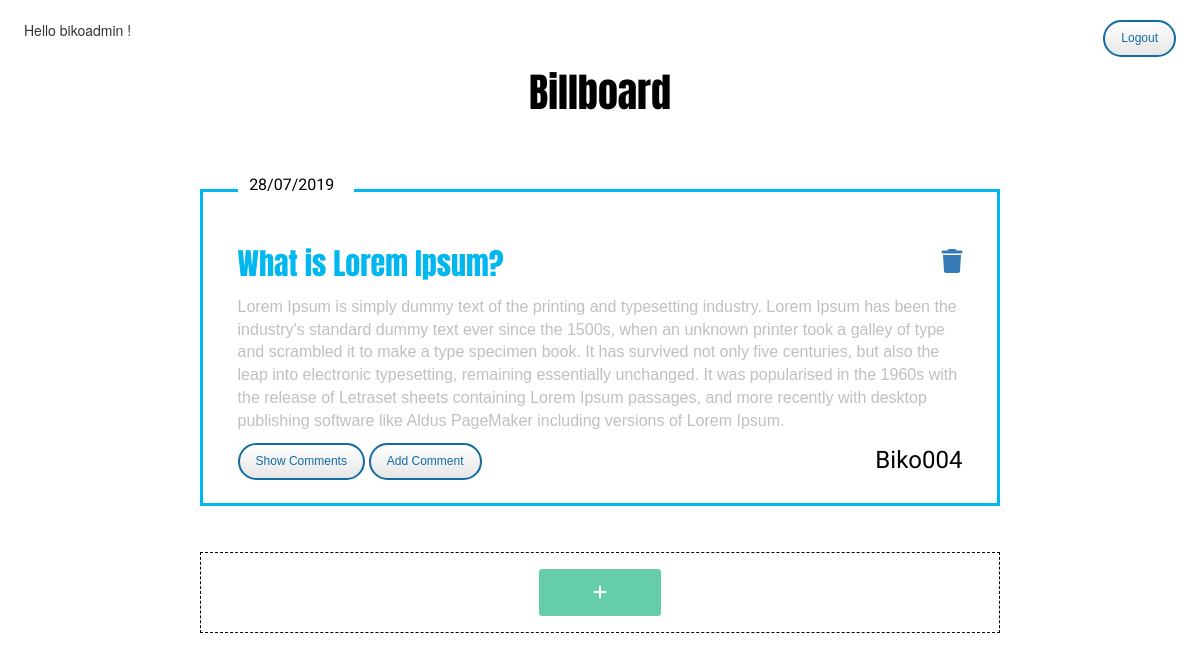
/ (signed in), run on an earlier commit of the app's database.
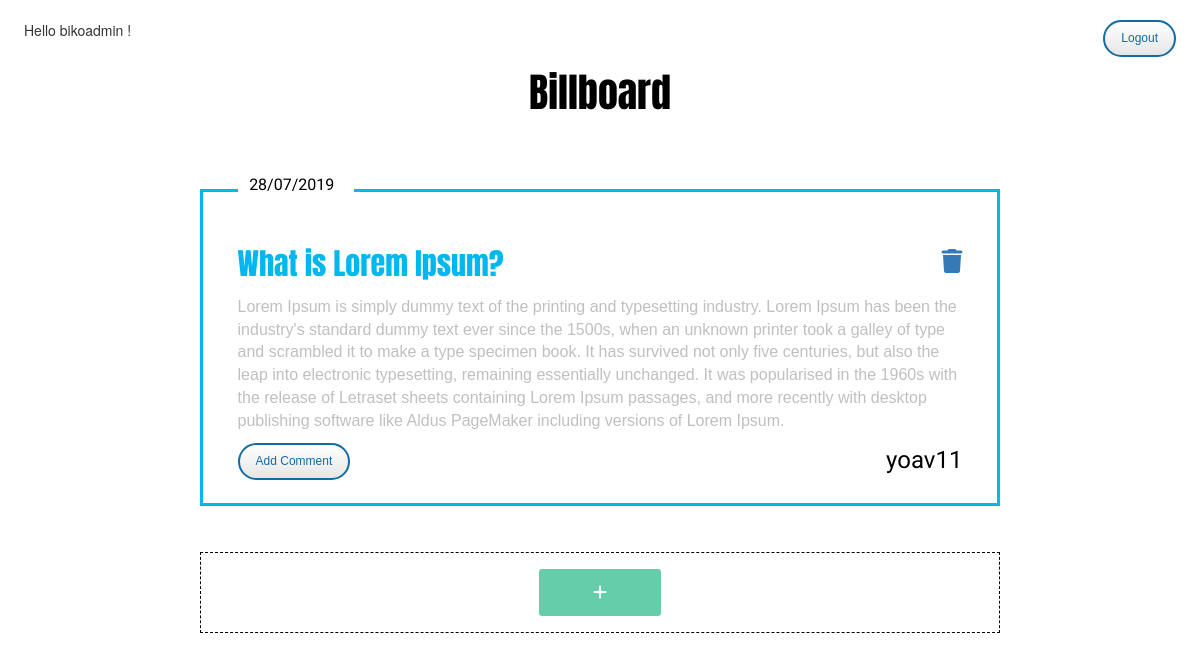
And on a later commit of the database.
### board/models.py (models this page shows)
class Post(models.Model):
    post_title = models.CharField(max_length=120)
    post_pub_date = models.DateTimeField('publish date')
    post_desc = models.TextField()
    post_author = models.CharField(max_length=24)

### board/views.py (the view)
# urls.py: url(r'^$', views.index, name='index'),
@login_required
def index(request):
    posts = Post.objects.all()
    five = posts.order_by('-post_pub_date')[:5]
    return render(request, 'board/index.html', {'posts':five})

### board/templates/board/index.html (shortened to what this page needs)
<!DOCTYPE html>
<html lang="en">
<head>
    {% load staticfiles %}
    <link rel="stylesheet" type="text/css" href="{% static 'bootstrap/css/bootstrap.min.css' %}">
    <link rel="stylesheet" type="text/css" href="{% static 'css/style.css' %}">
    <link href="https://stackpath.bootstrapcdn.com/font-awesome/4.7.0/css/font-awesome.min.css" rel="stylesheet">
</head>
<body>
<div>
    <p id="hellouser">Hello {{ request.user }} !</p>
    <a class="btn" id="logoutbtn" href="/logout">Logout</a>
</div>
<div class="board">
    <H1 id="maintitle">Billboard</H1>
    <div id="row">
        {% if posts %}
            {% for post in posts %}
                <fieldset class="post_div center-block">
                    <legend><p class="pubdate">{{ post.post_pub_date|date:"d/m/Y" }}</p></legend>
                    <a class="delete_post" id="{{ post.id }}"><i class="fa fa-trash" aria-hidden="true"></i></a>
                    <p class="posttitle">{{ post.post_title }}</p>
                    <p class="postmsg">{{ post.post_desc }}</p>
                    <p class="postauthor">{{ post.post_author }}</p>
                    <button class="showcomments btn {% if post.comment_set.all %} showfield {% endif %}" id="showcomment_{{ post.id }}">Show Comments</button>
                    <button class="addcomment btn" id="add_{{ post.id }}">Add Comment</button>
                </fieldset>
            {% endfor %}
        {% else %}
            <div class="center-block" id="nomsgbox">
                <p id="nomsg">No messages...<br>Click the '+' button to add a new message</p>
            </div>
        {% endif %}
    </div>
    <div class="newpost">
        <div class="center-block bordernewmsg" id="newpostbtn">
            <i class="fa fa-plus pulse" id='plusbtn' aria-hidden="true"></i>
        </div>
    </div>
</div>
</body>
</html>

### board/static/css/style.css (style rules this page uses)
#maintitle { font-family: 'Anton', sans-serif; font-size: 40px; color: black; text-align: center; padding: 50px; }
.pubdate { font-family: 'Poiret One', cursive; font-size:16px; color: black; padding-left: 4%; }
.posttitle { font-family: 'Anton', sans-serif; font-size:30px; color: #00b7ef; }
.postmsg { font-family: 'Arial'; font-size:16px; color: #c1bfc0; }
.postauthor { font-family: 'Pinyon Script', cursive; font-size:24px; color: black; float: right; }
.post_div { padding: 16px; height: auto; max-width: 800px; border: 3px solid #00b7ef; margin-bottom: 4%; padding-left: 3%; padding-right: 3%; }
.bordernewmsg { border: 1px dashed black; padding: 16px; max-width: 800px; margin-bottom: 1%; text-align: center; min-height: 80px; }
legend { border: 0; border-bottom: 0px; width: 16%; padding-left: 1%; }
#plusbtn { background-color: #66CDAA; font-size: 16px; color: white; border-radius: 3px; padding: 2% 7%; }
body { padding-left: 2%; padding-right: 2%; }
.btn { background: #ffffff; background-image: -webkit-linear-gradient(top, #ffffff, #e6e6e6); background-image: -moz-linear-gradient(top, #ffffff, #e6e6e6); background-image: -ms-linear-gradient(top, #ffffff, #e6e6e6); background-image: -o-linear-gradient(top, #ffffff, #e6e6e6); background-image: linear-gradient(to bottom, #ffffff, #e6e6e6); -webkit-border-radius: 28%; -moz-border-radius: 28%; border-radius: 20px; font-family: Arial; color: #126ba3; font-size: 12px; padding: 8px 16px 8px 16px; border: solid #126ba3 2px; text-decoration: none; }
.pulse { animation-name: pulse_animation; animation-duration: 5000ms; transform-origin:70% 70%; animation-iteration-count: infinite; animation-timing-function: linear; }
#logoutbtn { float: right; display: block; }
#hellouser { float: left; display: block; }
.delete_post { font-size: 24px; float: right; cursor: pointer; }

What changed in the data, as far as the page shows it:
removed Post: post_pub_date "28/07/2019", post_title "What is Lorem Ipsum?", post_desc "Lorem Ipsum is simply dummy text of the printing and typesetting industry. Lorem Ipsum has been the industry's standard dummy text ever since the 1500s, when an unknown printer took a galley of type and scrambled it to make a type specimen book. It has survived not only five centuries, but also the leap into electronic typesetting, remaining essentially unchanged. It was popularised in the 1960s with the release of Letraset sheets containing Lorem Ipsum passages, and more recently with desktop publishing software like Aldus PageMaker including versions of Lorem Ipsum.", post_author "Biko004"
added Post: post_pub_date "28/07/2019", post_title "What is Lorem Ipsum?", post_desc "Lorem Ipsum is simply dummy text of the printing and typesetting industry. Lorem Ipsum has been the industry's standard dummy text ever since the 1500s, when an unknown printer took a galley of type and scrambled it to make a type specimen book. It has survived not only five centuries, but also the leap into electronic typesetting, remaining essentially unchanged. It was popularised in the 1960s with the release of Letraset sheets containing Lorem Ipsum passages, and more recently with desktop publishing software like Aldus PageMaker including versions of Lorem Ipsum.", post_author "yoav11"
